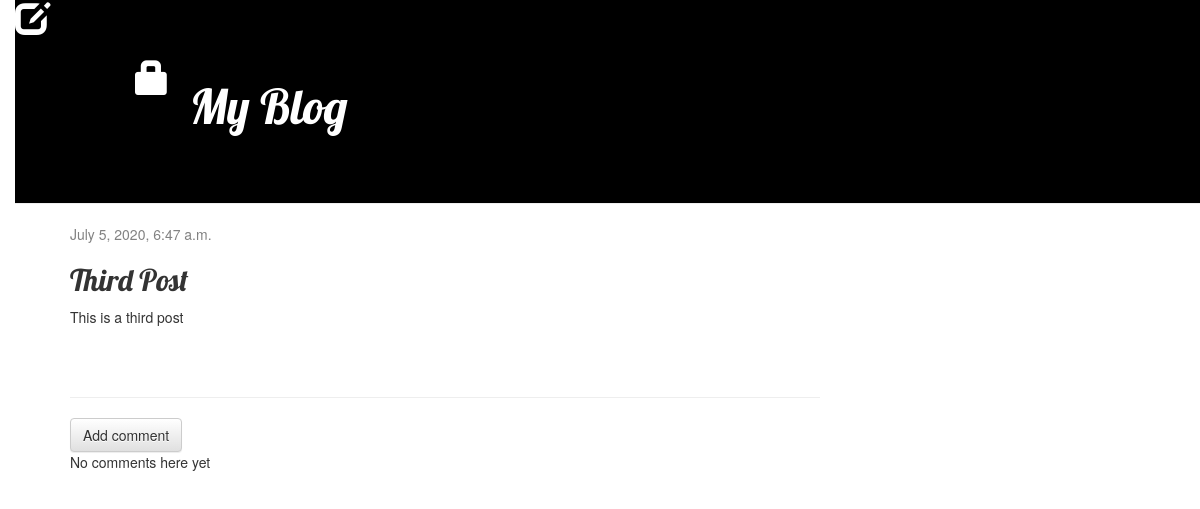
The app's page /post/4 with its own data.
### blog/models.py (models this page shows, shortened)
class Post(models.Model):
    author=models.ForeignKey(settings.AUTH_USER_MODEL, on_delete=models.CASCADE)
    title=models.CharField(max_length=200)
    text=models.TextField()
    created_date=models.DateTimeField(default=timezone.now)
    published_date=models.DateTimeField(blank=True, null=True)

### blog/views.py (the view)
# urls.py: path('post/<int:pk>', views.post_detail, name='post_detail'),
def post_detail(request, pk):
    post=get_object_or_404(Post, pk=pk)
    return render(request, 'blog/post_detail.html', {'post': post})

### blog/templates/blog/post_detail.html (shortened to what this page needs)
{% extends 'blog/base.html' %}
{% block content %}
    <div class="post">
        {% if post.published_date %}
            <div class="date">
                {{ post.published_date }}
            </div>
        {% else %}
            <a class="btn btn-default" href="{% url 'post_publish' pk=post.pk %}">Publish</a>
            <a class="btn btn-default" href="{% url 'post_remove' pk=post.pk %}"><span class="glyphicon glyphicon-remove"></span></a>
        {% endif %}
        <h2>{{ post.title }}</h2>
        <p>{{ post.text|linebreaksbr }}</p>
    </div>
    <hr>
    <a class="btn btn-default" href="{% url 'add_comment_to_post' pk=post.pk %}">Add comment</a>
    {% for comment in post.comments.all %}
        {% if user.is_authenticated or comment.approved_comment %}
        <div class="comment">
            <div class="date">
                {{ comment.created_date }}
                {% if not comment.approved_comment %}
                    <a class="btn btn-default" href="{% url 'comment_remove' pk=comment.pk %}"><span class="glyphicon glyphicon-remove"></span></a>
                    <a class="btn btn-default" href="{% url 'comment_approve' pk=comment.pk %}"><span class="glyphicon glyphicon-ok"></span></a>
                {% endif %}
            </div>
            <strong>{{ comment.author }}</strong>
            <p>{{ comment.text|linebreaks }}</p>
        </div>
        {% endif %}
    {% empty %}
        <p>No comments here yet</p>
    {% endfor %}
{% endblock %}

### blog/static/css/blog.css (style rules this page uses)
body { padding-left: 15px; }
h1, h2, h3, h4 { font-family: 'Lobster', cursive; }
.date { color: #828282; }
.post { margin-bottom: 70px; }

### records on screen
Post: published_date "July 5, 2020, 6:47 a.m.", title "Third Post", text "This is a third post"
